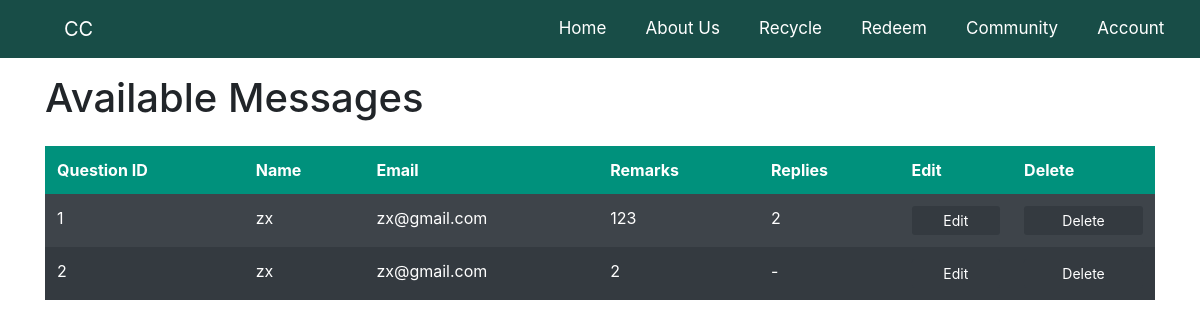
The page /RetrieveContact on the database as committed earlier.
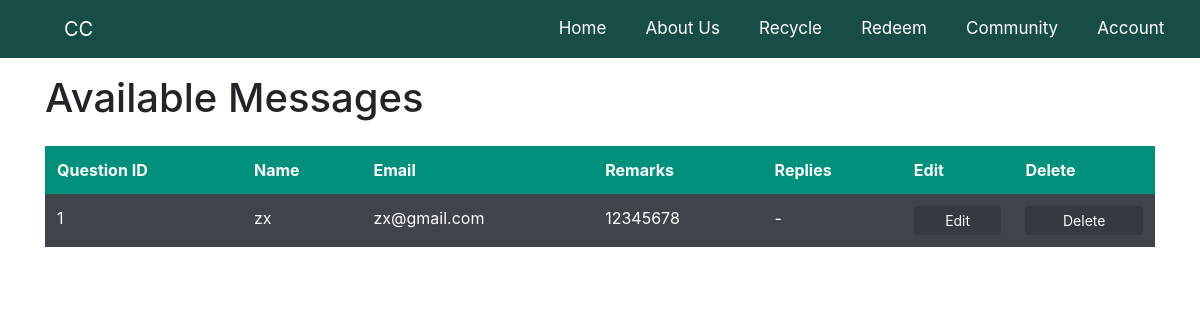
The same page on the database as committed later.
### app.py (models this page shows)
class ContactUs(db.Model):
    id = db.Column(db.Integer, primary_key=True)
    name = db.Column(db.String(200), nullable=False)
    email = db.Column(db.String(200), nullable=False)
    remarks = db.Column(db.Text, nullable=False)
    replies = db.Column(db.Text, nullable=False)

### app.py (the view)
@app.route('/RetrieveContact')
def retrieve_contact():
    user_messages = ContactUs.query.order_by(ContactUs.id)
    return render_template("retrieveContact.html", user_messages = user_messages)

### app.py (called while the page is built)
@app.before_request
def before_request():
    g.user = None
    if 'user id' in session:
        g.user = session['user id']

### templates/retrievecontact.html (shortened to what this page needs)
{% extends "base.html" %}
{% block content %}
<link rel="stylesheet" href="{{ url_for('static', filename='CSS/process.css')}}">
<div class="container mt-3">
    <h1 class="pb-3">Available Messages</h1>
  <table class="table table-dark table-striped table-hover">
    <thead class="thead-green">
      <tr>
        <th>Question ID</th>
        <th>Name</th>
        <th>Email</th>
        <th>Remarks</th>
        <th>Replies</th>
        <th>Edit</th>
        <th>Delete</th>
      </tr>
    </thead>
    <tbody>
    {% for qn in user_messages %}
      <tr>
        <td>{{ qn.id }}</td>
        <td>{{ qn.name }}</td>
        <td>{{ qn.email }}</td>
        <td>{{ qn.remarks }}</td>
        <td>{{ qn.replies }}</td>
        <td><a type="button" href="{{ url_for('edit_message', id=qn.id) }}" class="text-center btn-sm btn-dark w-100">
          Edit
        </a></td>
        <td>
        <a type="button" href="{{ url_for('delete_contact', id=qn.id) }}" class="text-center btn-sm btn-dark w-100">
          Delete
        </a>
        </td>
      </tr>
    {% endfor %}
    </tbody>
  </table>
</div>
{% endblock %}

Rows that differ between the two databases and show on the page:
removed ContactUs: id "2", name "zx", email "zx@gmail.com", remarks "2", replies "-"
changed ContactUs "zx": remarks "123" → "12345678"; replies "2" → "-"
